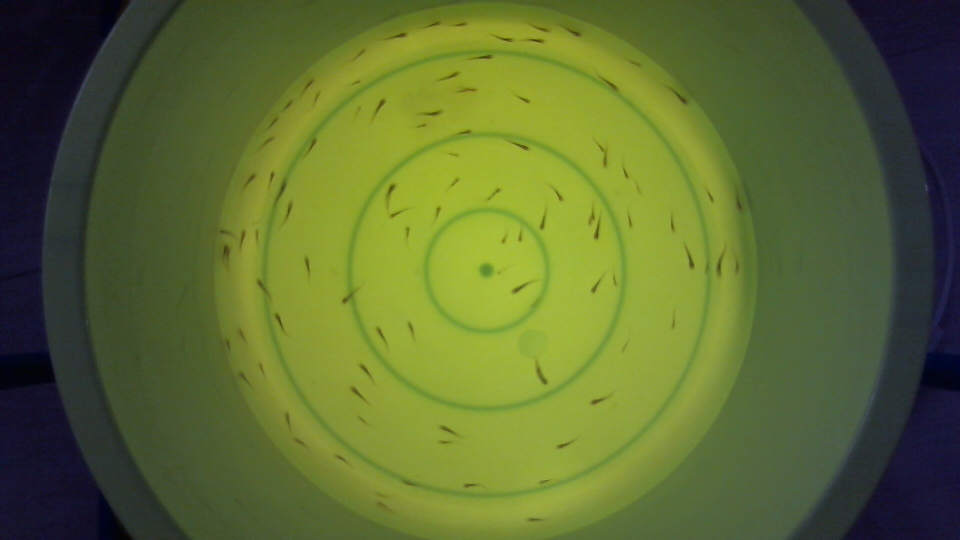
#> input picture IMAGES/100/my_photo-6.jpg, 1920 x 1080 px (shown at 1/2 size)
$ jupyter execute fry_counter-feature-detection.ipynb   (shell and % lines are left out)
#> lines starting #> are read from the running program, lines starting #| are printed output that depends on the picture; after the words box and inside, x2 and y2 are one past the last pixel; in counts of white or black regions, pixels touching at a corner belong together; long printed decimals are rounded
# FISH FRY COUNTER - Feature Detection Using ORB

### Erru G. Torculas

The approach of this Fish Fry counter focuses on the image segmentation through the use of thresholding and feature detection. It applies the OTSU Method to simplify the values automatically without the tedious process of manually fine-tuning the parameters. Whereas for object tracking/detection, Oriented FAST and Rotated BRIEF (ORB) is used to look at the features of the segmented image.

Feature detection is designed to identify specific points or patterns in an image that are relevant to a particular task, such as object recognition or tracking. Features can include points, corners, edges, or other distinctive visual patterns that can be used to identify or match objects across multiple images. Feature detection is often more robust than contour detection, as it can be designed to be invariant to changes in lighting, scale, and orientation. However, feature detection algorithms can be more complex and computationally intensive than contour detection algorithms.

Here's the summary of the accuracy results based on the average contour detection as well as standard deviation

| Actual | Avg Fry Count | Accuracy |   SD   |
| :----: | :-----------: | :------: | :----: |
| 100    | 98.314        | 98.31%   | 5.293  |
| 200    | 194.618       | 97.31%   | 4.712  |
| 300    | 294           | 98%      | 10.244 |
| 400    | 389.34        | 97.34%   | 18.272 |

## Importing Libraries

[cell 1]
import cv2 as cv
import matplotlib.pyplot as plt
import numpy as np

## Analysis

[cell 2]
sample_img = cv.imread('./IMAGES/100/my_photo-6.jpg')
#> sample_img is the input picture: shape (1080, 1920, 3); mean B, G, R 49.3, 107.5, 93.1
sample_img = cv.cvtColor(sample_img, cv.COLOR_BGR2GRAY)
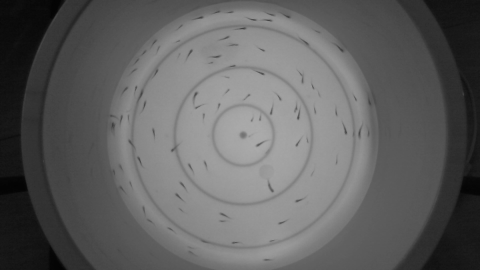
#> sample_img: shape (1080, 1920) (shown at 1/4 size); min 1, max 172, mean 96.5
plt.imshow(sample_img, cmap='gray')

[cell 3]
def crop_img(img):
    img_centerX = img.shape[1] // 2
    img_centerY = img.shape[0] // 2

    # Initialize mask to use
    mask = np.zeros(img.shape, dtype=np.uint8)

    # Crop the image
    region_to_cut = cv.ellipse(mask, (img_centerX, img_centerY), (547, 547), 0, 0, 360, 255, -1)
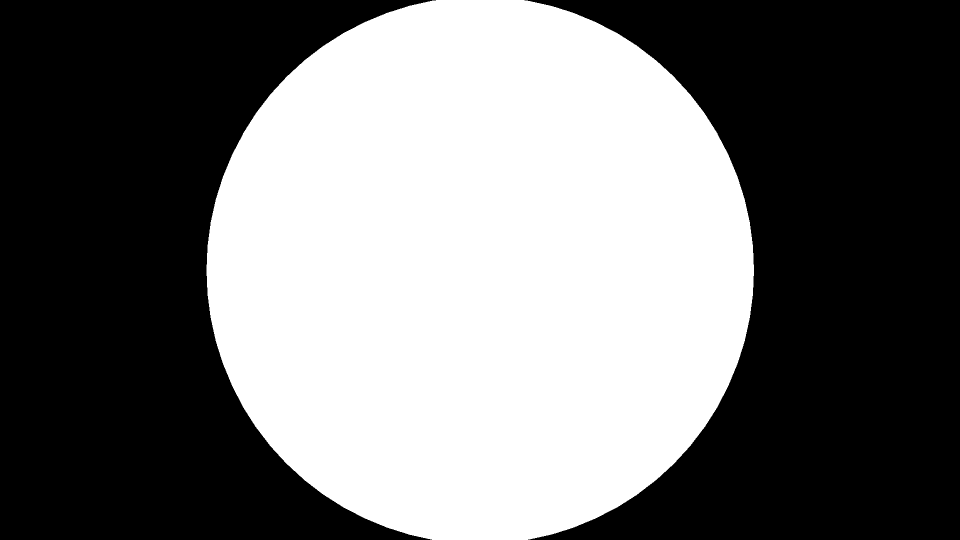
#> mask: shape (1080, 1920) (shown at 1/2 size); 45.3% white; 1 white region, box (x1, y1, x2, y2) and area: (413, 0, 1508, 1080) 938950
    cropped_img = cv.bitwise_or(img, img, mask=region_to_cut)
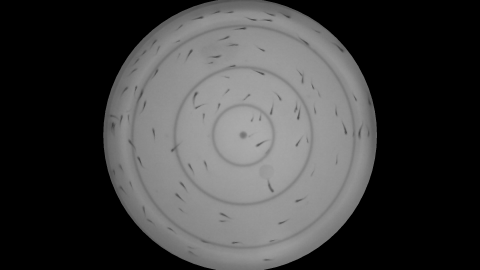
#> cropped_img: shape (1080, 1920) (shown at 1/4 size); min 0, max 172, mean 63
    return cropped_img[:, img_centerX-600:img_centerX+600]
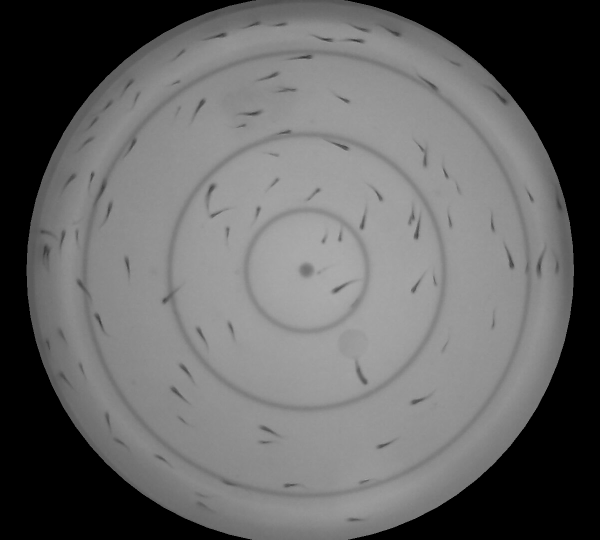
#> returned value: shape (1080, 1200) (shown at 1/2 size); min 0, max 172, mean 100.8

## Cropping and Filtering

[cell 4]
"""
    Crop the image to exclude the reflection of the fry in the side walls of the bin

    Gaussian blur was utilized in filtering the image to improve the binarization in the
    segmentation of the image. Noise filtering relatively improves the result of OTSU.
"""
sample_img_cropped = crop_img(sample_img)

sample_img_GaussianFilter = cv.GaussianBlur(sample_img_cropped,(5,5),0)
plt.imshow(sample_img_GaussianFilter, cmap='gray')

[cell 5]
# Processing the background image
bg_img = cv.imread('./IMAGES/100/background.jpg')
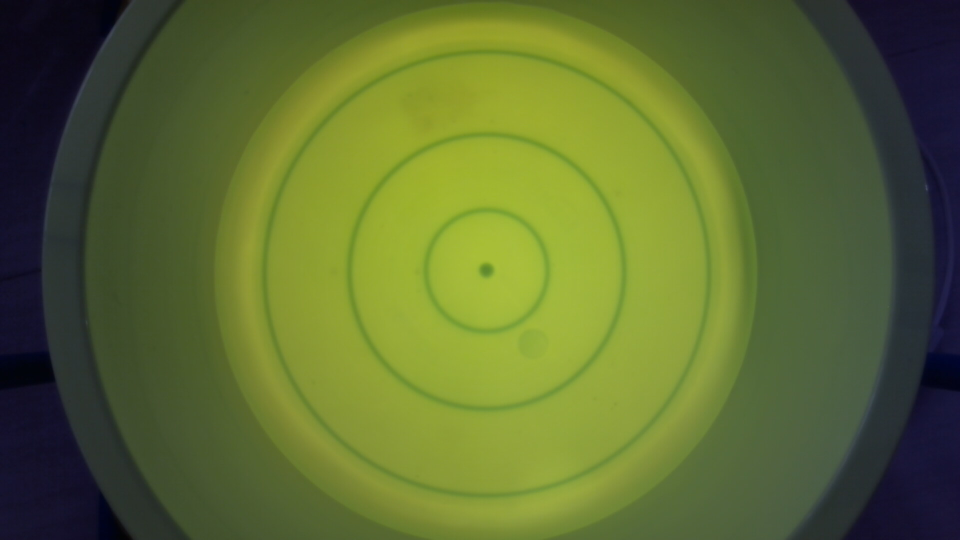
#> input picture IMAGES/100/background.jpg, 1920 x 1080 px (shown at 1/2 size)
#> bg_img is the input picture: shape (1080, 1920, 3); mean B, G, R 49.4, 107.8, 93.4
bg_img = cv.cvtColor(bg_img, cv.COLOR_BGR2GRAY)
#> bg_img: shape (1080, 1920)
bg_img_cropped = crop_img(bg_img)

"""
    Crop the image to exclude the reflection of the fry in the side walls of the bin

    Applying the Gaussian filter in the background image to reduce the contour detection
    of the circles (bowl).
"""
# Gaussian filter in the background image
bg_img_GaussianFilter = cv.GaussianBlur(bg_img_cropped,(7,7),0)
plt.imshow(bg_img_GaussianFilter, cmap='gray')

## Layering Difference  of Foreground and Background Images

[cell 6]
diff_img = cv.absdiff(sample_img_GaussianFilter, bg_img_GaussianFilter)
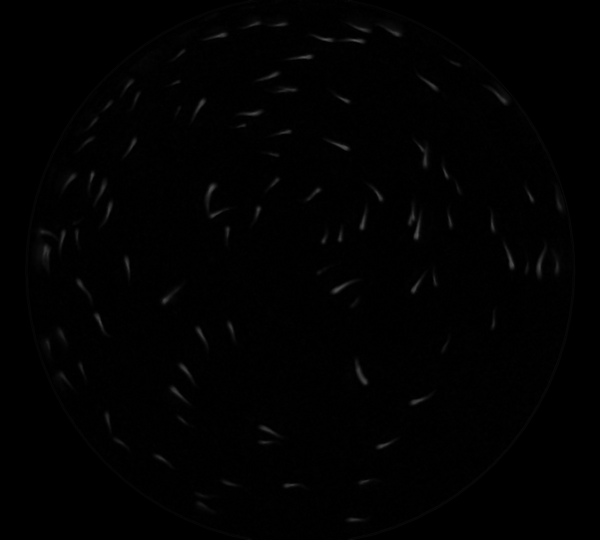
#> diff_img: shape (1080, 1200) (shown at 1/2 size); min 0, max 82, mean 1.3
plt.imshow(diff_img, cmap='gray')

## Image Segmentation

[cell 7]
"""
    Threshold using OTSU Binarization.

    The OTSU method simplifies the thresholding process for determining the values automatically.
    Advantages of such an approach are precise real-time segmentation of underwater features and
    proven performance in comparison with threshold segmentation methods.
"""
_, OTSU_thresh = cv.threshold(diff_img, 0, 255, cv.THRESH_BINARY+cv.THRESH_OTSU)
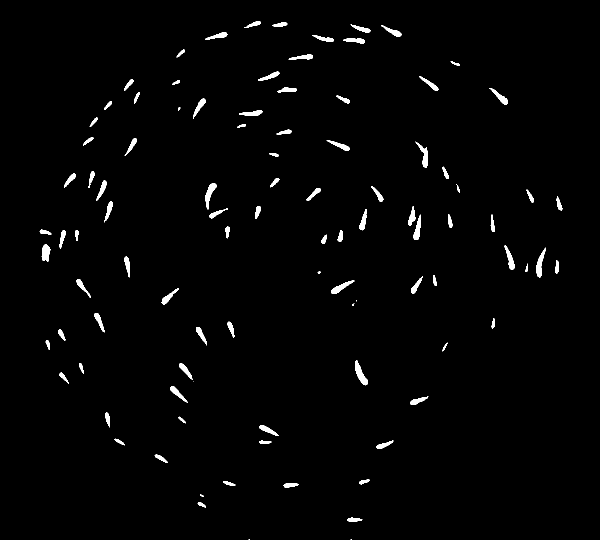
#> OTSU_thresh: shape (1080, 1200) (shown at 1/2 size); 1.5% white; 99 white regions (7 under 20 px), largest, box (x1, y1, x2, y2) and area: (710, 721, 736, 771) 547, (411, 366, 433, 419) 486, (1072, 495, 1091, 555) 480
plt.imshow(OTSU_thresh, cmap='gray')

## Oriented FAST and Rotated BRIEF (ORB)

[cell 8]
# Initiate ORB detector
orb = cv.ORB_create(nfeatures=100, scaleFactor = 2)

# find the keypoints with ORB
kp = orb.detect(OTSU_thresh,None)
#> kp = 96 keypoints; strongest (x, y, size): (426, 366, 62), (846, 294, 62), (403, 992, 31), (196, 628, 62)

# compute the descriptors with ORB
kp, des = orb.compute(OTSU_thresh, kp)

[cell 9]
def count_white_pixels(threshold):
    return np.count_nonzero(threshold == 255)

count_white_pixels(OTSU_thresh)
#> Out = 19667

## Feature Detection

[cell 10]
"""
    Dectection of Features
"""

# draw only keypoints location,not size and orientation
features = cv.drawKeypoints(sample_img_cropped, kp, None, color=(0,255,0), flags=0)

print(len(kp))
#| 96

# Create a figure with two subplots
fig, axs = plt.subplots(1, 3, figsize=(10, 5))

# Plot the first image in the first subplot
axs[0].imshow(crop_img(sample_img), cmap="gray")
axs[0].set_title('Grayscale')

# Plot the second image in the second subplot
axs[1].imshow(OTSU_thresh, cmap="gray")
axs[1].set_title('OTSU')

# Plot the second image in the second subplot
axs[2].imshow(features)
axs[2].set_title('Feature Detection')

plt.show()

## Create a dataframe for training (100, 200, 300, and 400)

[cell 11]
import os
import pandas as pd

[cell 12]
# Path to the images (100)
path = './IMAGES/100/'
list_images_100 = [f for f in os.listdir(path) if f.startswith('my_photo')]
list_paths_100 = [path + f for f in list_images_100]

# Path to the images (200)
path = './IMAGES/200/'
list_images_200 = [f for f in os.listdir(path) if f.startswith('my_photo')]
list_paths_200 = [path + f for f in list_images_200]

# Path to the images (300)
path = './IMAGES/300/'
list_images_300 = [f for f in os.listdir(path) if f.startswith('my_photo')]
list_paths_300 = [path + f for f in list_images_300]

# Path to the images (400)
path = './IMAGES/400/'
list_images_400 = [f for f in os.listdir(path) if f.startswith('my_photo')]
list_paths_400 = [path + f for f in list_images_400]

[cell 13]
df = pd.DataFrame(columns=['white_pixels', 'contours', 'feature_detection', 'label'])
os.makedirs('./exported_df', exist_ok=True)

# 100

[cell 14]
# Image with 100
df_100 = df.copy()
for img_path in list_paths_100:
    img = cv.imread(img_path)
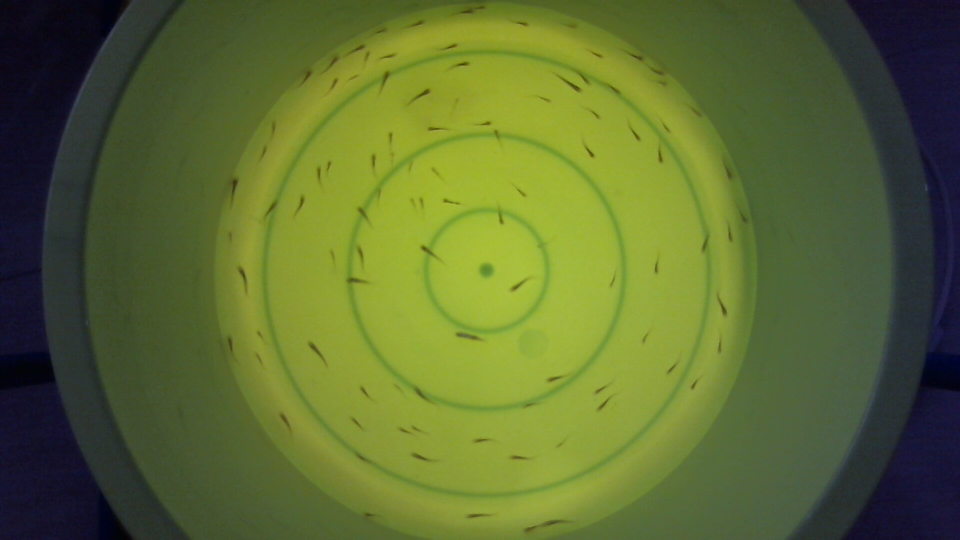
#> input picture IMAGES/100/my_photo-1.jpg, 1920 x 1080 px (shown at 1/2 size)
#> img is the input picture: shape (1080, 1920, 3); mean B, G, R 49.3, 107.5, 93.1
    img = cv.cvtColor(img, cv.COLOR_BGR2GRAY)
#> img: shape (1080, 1920)
    img_cropped = crop_img(img)
#> in crop_img (call 4), `return cropped_img[:, img_centerX-600:img_centerX+600]`:
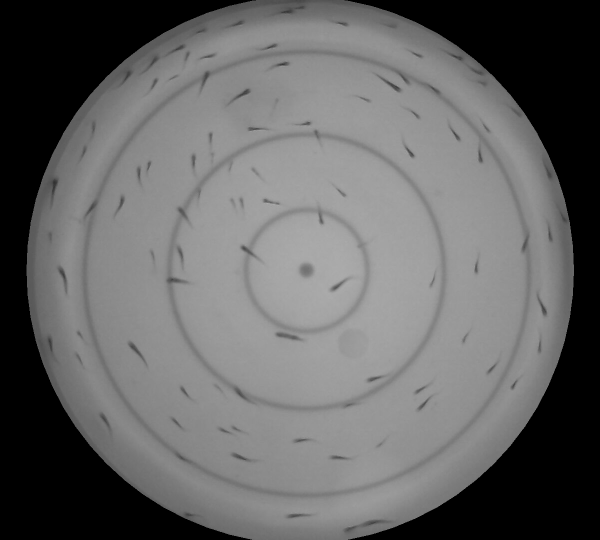
#> returned value: shape (1080, 1200) (shown at 1/2 size); min 0, max 179, mean 100.9
    img_GaussianFilter = cv.GaussianBlur(img_cropped,(5,5),0)

    bg_img = cv.imread('./IMAGES/100/background.jpg')
    bg_img = cv.cvtColor(bg_img, cv.COLOR_BGR2GRAY)
    bg_img_cropped = crop_img(bg_img)
    bg_img_GaussianFilter = cv.GaussianBlur(bg_img_cropped,(7,7),0)

    diff_img = cv.absdiff(img_GaussianFilter, bg_img_GaussianFilter)
    _, OTSU_thresh = cv.threshold(diff_img, 0, 255, cv.THRESH_BINARY+cv.THRESH_OTSU)
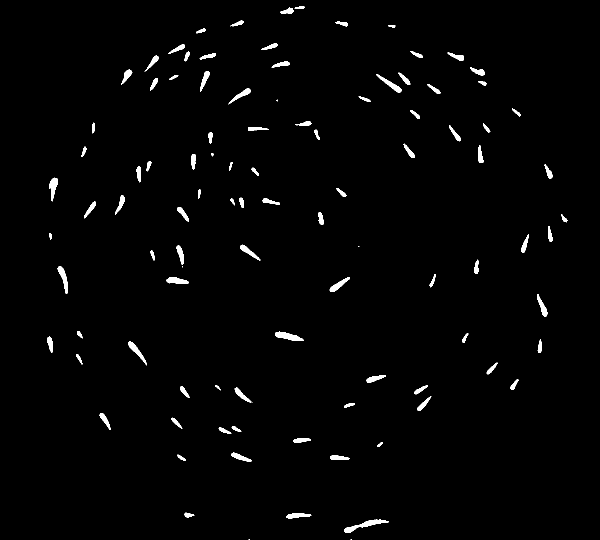
#> OTSU_thresh: shape (1080, 1200) (shown at 1/2 size); 1.5% white; 101 white regions (6 under 20 px)
    white_pixels = count_white_pixels(OTSU_thresh)
#> white_pixels = 19076
    contours, hierarchy = cv.findContours(OTSU_thresh, cv.RETR_TREE, cv.CHAIN_APPROX_SIMPLE)
#> contours = 101 contours, 7 with area under 20; largest, box (x1, y1, x2, y2) and area: (688, 1039, 778, 1066) 625, (550, 663, 607, 682) 521, (115, 532, 135, 588) 400, (752, 149, 804, 185) 391, (256, 683, 294, 731) 386

    # Initiate ORB detector
    orb = cv.ORB_create(nfeatures=100, scaleFactor=2)

    # find the keypoints with ORB
    kp = orb.detect(OTSU_thresh,None)
#> kp = 96 keypoints; strongest (x, y, size): (110, 356, 62), (962, 138, 62), (294, 328, 62), (664, 576, 124)

    # compute the descriptors with ORB
    kp, des = orb.compute(OTSU_thresh, kp)

    df_100 = pd.concat([df_100, pd.DataFrame({'white_pixels': [white_pixels], 'contours': [len(contours)], 'feature_detection': [len(kp)],  'label': [100]})], ignore_index=True)
#> df_100 = table of 1 rows and 4 columns
#> pass 2 of the loop `for img_path in list_paths_100:`:
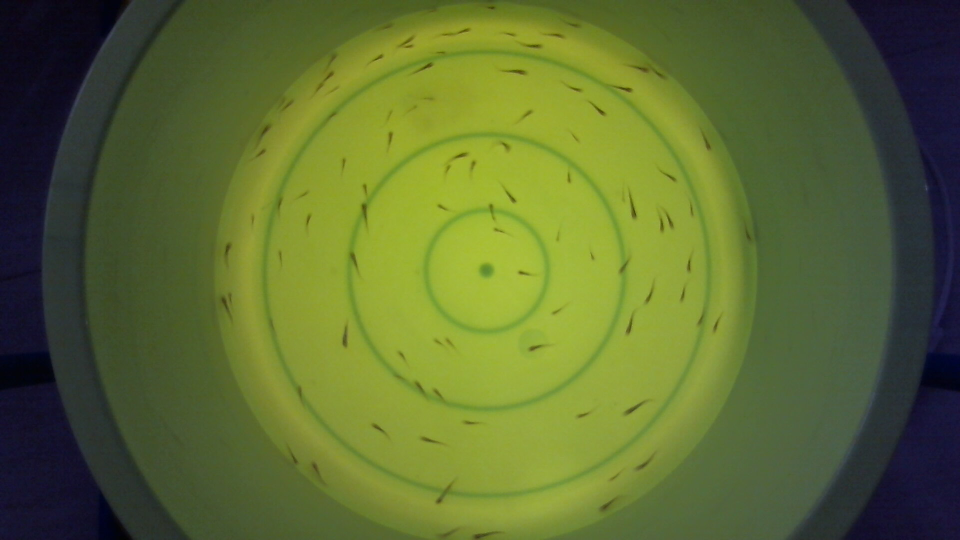
#> input picture IMAGES/100/my_photo-10.jpg, 1920 x 1080 px (shown at 1/2 size)
#> img is the input picture: shape (1080, 1920, 3); mean B, G, R 49.4, 107.5, 93.1
#> img: shape (1080, 1920)
#> in crop_img (call 6), `return cropped_img[:, img_centerX-600:img_centerX+600]`:
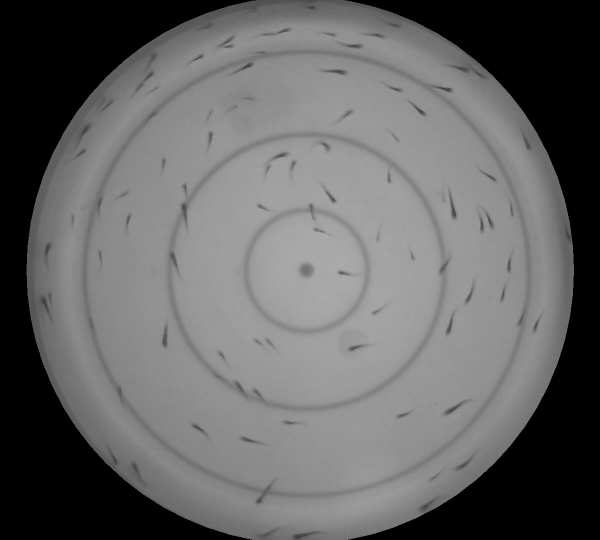
#> returned value: shape (1080, 1200) (shown at 1/2 size); min 0, max 174, mean 100.8
#> `_, OTSU_thresh = cv.threshold(diff_img, 0, 255, cv.THRESH_BINARY+cv.TH..`:
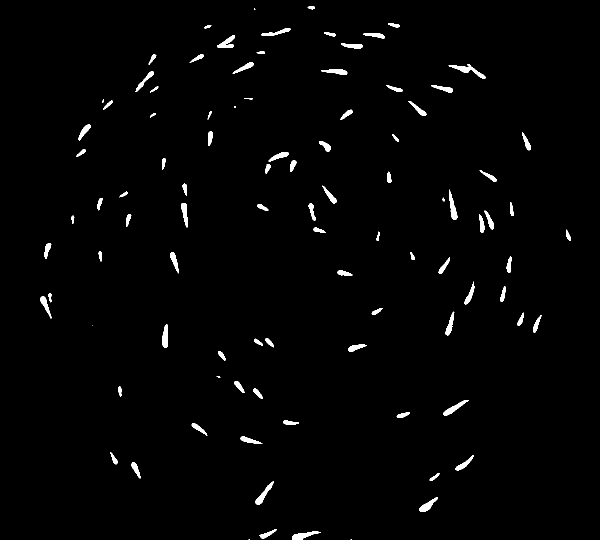
#> OTSU_thresh: shape (1080, 1200) (shown at 1/2 size); 1.5% white; 96 white regions (7 under 20 px)
#> white_pixels = 19152
#> contours = 96 contours, 8 with area under 20; largest, box (x1, y1, x2, y2) and area: (897, 128, 971, 158) 502, (510, 962, 548, 1009) 418, (898, 379, 915, 440) 411, (585, 1063, 641, 1080) 402, (887, 800, 937, 832) 402
#> `kp = orb.detect(OTSU_thresh,None)`: kp = 105 keypoints; strongest (x, y, size): (940, 140, 62), (680, 540, 62), (80, 598, 62), (932, 132, 62)
#> df_100 = table of 2 rows and 4 columns
#> pass 3 of the loop `for img_path in list_paths_100:`:
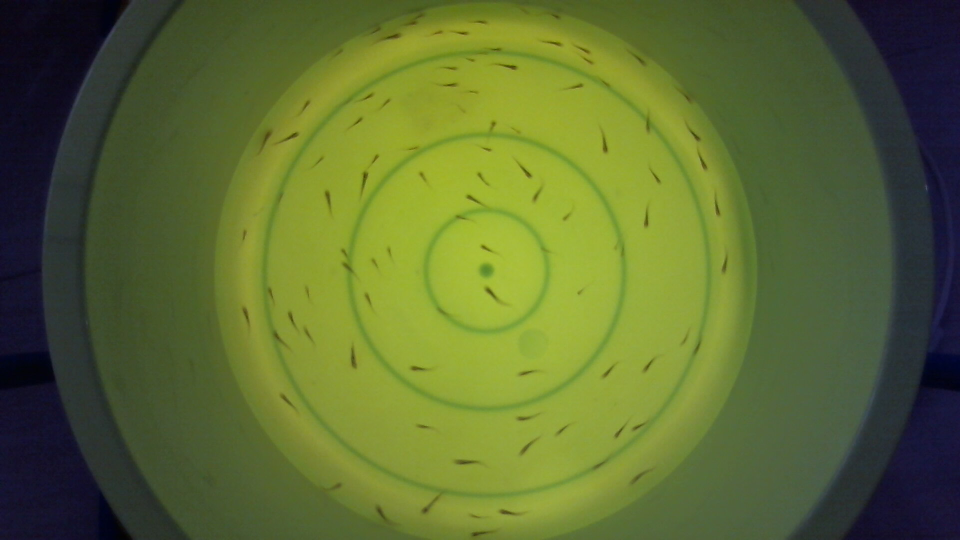
#> input picture IMAGES/100/my_photo-11.jpg, 1920 x 1080 px (shown at 1/2 size)
#> img is the input picture: shape (1080, 1920, 3); mean B, G, R 49.4, 107.5, 93
#> img: shape (1080, 1920)
#> `_, OTSU_thresh = cv.threshold(diff_img, 0, 255, cv.THRESH_BINARY+cv.TH..`:
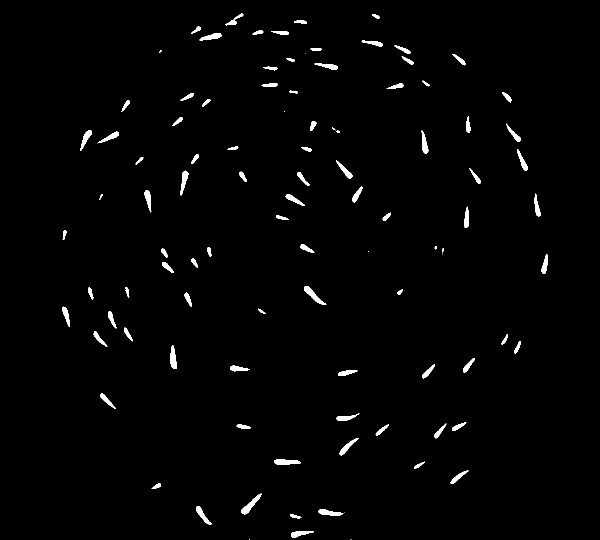
#> OTSU_thresh: shape (1080, 1200) (shown at 1/2 size); 1.4% white; 102 white regions (11 under 20 px)
#> white_pixels = 18561
#> contours = 102 contours, 14 with area under 20; largest, box (x1, y1, x2, y2) and area: (482, 987, 523, 1029) 452, (608, 572, 653, 610) 438, (548, 919, 601, 930) 386, (341, 690, 354, 738) 384, (637, 1018, 687, 1032) 336
#> `kp = orb.detect(OTSU_thresh,None)`: kp = 98 keypoints; strongest (x, y, size): (524, 170, 31), (306, 974, 31), (468, 37, 31), (778, 175, 31)
#> df_100 = table of 3 rows and 4 columns
#> the loop made 4 passes; the first 3 are shown

df_100.to_csv('./exported_df/df_100.csv', index=False)

[cell 15]
df_100_avg = df_100['contours'].mean()
#> df_100_avg = 99.5
df_100_std = df_100['contours'].std()
#> df_100_std = 2.65

df_100_avg1 = df_100['feature_detection'].mean()
#> df_100_avg1 = 98.75
df_100_std1 = df_100['feature_detection'].std()
#> df_100_std1 = 4.27

print(df_100_avg)
#| 99.5
print(df_100_avg1)
#| 98.75

print(df_100_std)
#| 2.646
print(df_100_std1)
#| 4.272

[cell 16]
print(f"Accuracy [Contour Detection]: {(df_100_avg/100)*100}%")
#| Accuracy [Contour Detection]: 99.5%
print(f"Accuracy [Feature Detection]: {(df_100_avg1/100)*100}%")
#| Accuracy [Feature Detection]: 98.75%
